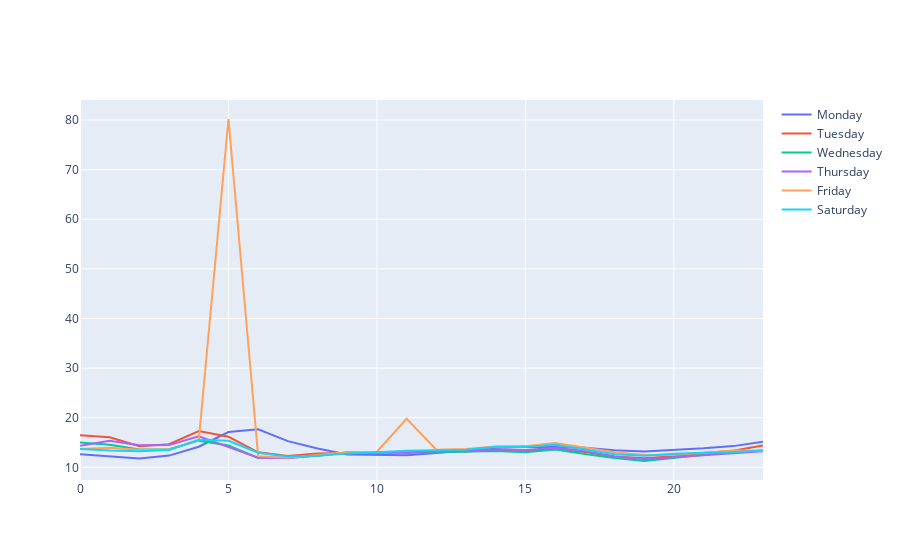

Notebook code cell kept with this figure:
### Code cell
df_average_fare_2018 = df_2018.groupBy(df_2018.week_day_number,df_2018.hour).agg(fn.round(fn.avg(col("fare_amount")),2).alias("avg_fare")).orderBy(df_2018.hour.asc())
fig2_fare = plot_time_serie(df_average_fare_2018,"avg_fare")
fig2_fare.show()
